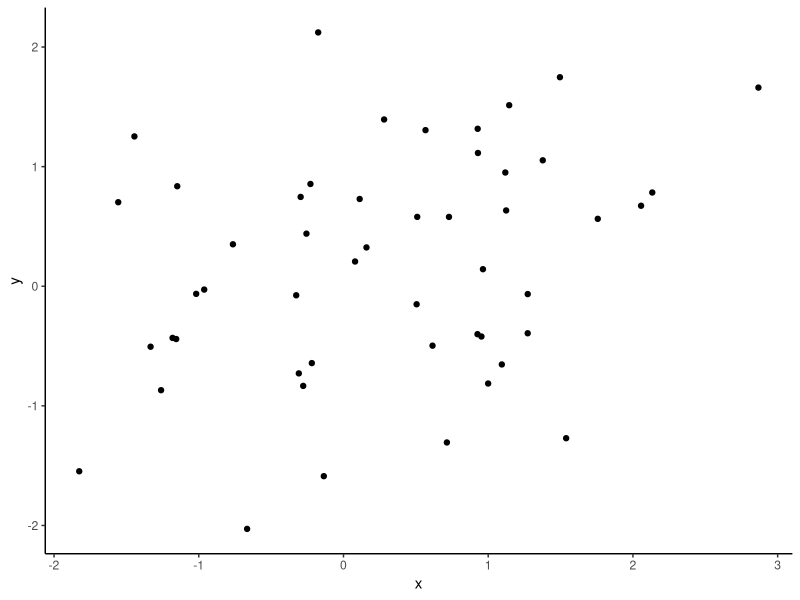

Write the R code that produced this figure.
## ---- chunk 1
knitr::opts_chunk$set(message = F, 
                      warning = F, 
                      out.width = "45%", 
                      fig.align='center')
## ---- chunk 2
library(tidyverse)
data_df <- read_csv('example.csv')
## ---- chunk 3
(corr_model <- cor.test(~ x + y, data = data_df))
## ---- chunk 4
ggplot(data_df, aes(x, y)) + 
  geom_point() +
  theme_classic()
